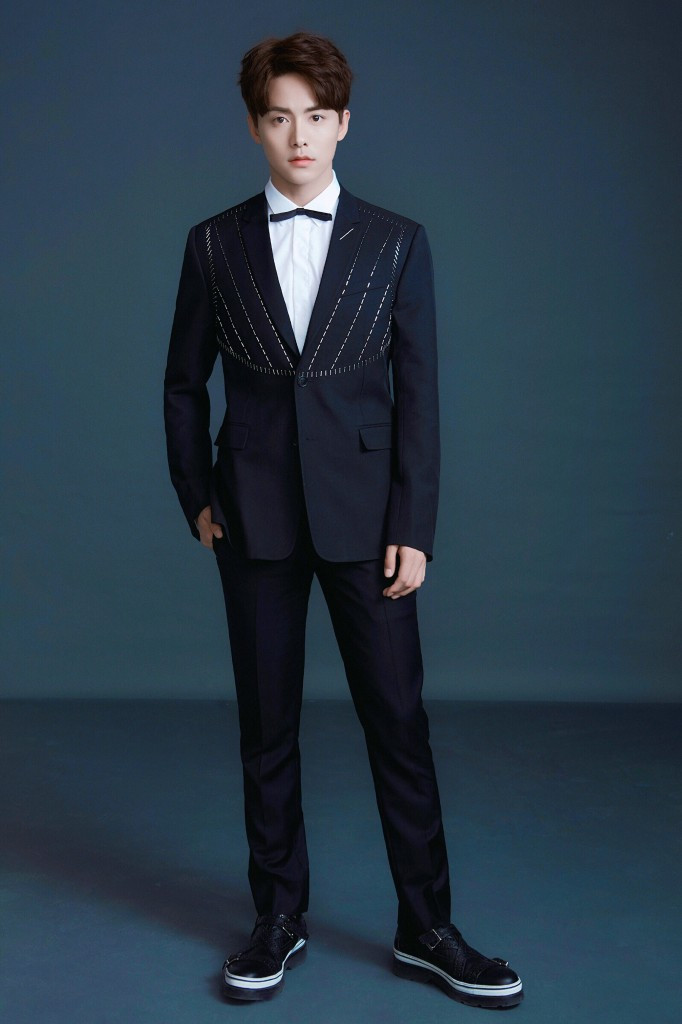
#> input picture data/pic1.jpg, 682 x 1024 px, given in place of the camera
$ python hand_rec.py
#> lines starting #> are read from the running program, lines starting #| are printed output that depends on the picture; after the words box and inside, x2 and y2 are one past the last pixel; in counts of white or black regions, pixels touching at a corner belong together
import cv2
import math
import queue

import threading


class HandDetection(threading.Thread):
    def __init__(self, app):
        threading.Thread.__init__(self)
        # 参数
        self.cap_region_x_begin = 0.65
        self.cap_region_y_end = 0.7
        self.blurValue = 41
        self.angle_offset_left = 0.25
        self.angle_offset_right = 0.5

        self.sleep_frame = 20

        # 共享变量
        self.detection_res = queue.Queue()
        self.window_size = 10  # 根据最近10帧判断手势
        self.valuable_window = 0.8  # 有用的窗口至少占比
        self.valuable_frame = 0.9
        self.min_same_time = 1  # 连续多次相同才认为是同一手势

        self.music_app = app

    def skin_detection(self, detect_img):
        # 把图像转换到YUV色域
        ycrcb = cv2.cvtColor(detect_img, cv2.COLOR_BGR2YCrCb)
        (y, cr, cb) = cv2.split(ycrcb)
        # 高斯滤波
        cr1 = cv2.GaussianBlur(cr, (5, 5), 0)  # 对cr通道分量进行高斯滤波
        # 根据OTSU算法求图像阈值
        _, skin = cv2.threshold(cr1, 0, 255, cv2.THRESH_BINARY + cv2.THRESH_OTSU)
        # 对识别后图像模糊化，减少误差
        skin = cv2.GaussianBlur(skin, (self.blurValue, self.blurValue), 0)
        _, skin = cv2.threshold(skin, 40, 255, cv2.THRESH_BINARY)

        return skin

    def angle_around(self, angle, benchmark):
        return benchmark - self.angle_offset_left <= angle <= benchmark + self.angle_offset_right

    def gesture_detection(self, max_contour, drawing, frame):  # -> finished bool, cnt: finger count
        #  找到凸包
        hull = cv2.convexHull(max_contour, returnPoints=False)
        direction = "NOT_FOUND"
        if len(hull) > 3:
            defects = cv2.convexityDefects(max_contour, hull)
            if defects is not None:
                fingers = 0
                state = {"direction": 'NOT_FOUND', "point": '', "area": 0}
                max_area = -1
                for i in range(defects.shape[0]):
                    # 找到缺陷三角形
                    s, e, f, d = defects[i][0]
                    start = tuple(max_contour[s][0])
                    end = tuple(max_contour[e][0])
                    far = tuple(max_contour[f][0])

                    far_len = math.sqrt((end[0] - start[0]) ** 2 + (end[1] - start[1]) ** 2)
                    end_len = math.sqrt((far[0] - start[0]) ** 2 + (far[1] - start[1]) ** 2)
                    start_len = math.sqrt((end[0] - far[0]) ** 2 + (end[1] - far[1]) ** 2)

                    # 计算三个角的度数
                    angle_far = math.acos((end_len ** 2 + start_len ** 2 - far_len ** 2) / (2 * end_len * start_len))
                    angle_end = math.acos((far_len ** 2 + start_len ** 2 - end_len ** 2) / (2 * far_len * start_len))
                    angle_start = math.acos((end_len ** 2 + far_len ** 2 - start_len ** 2) / (2 * far_len * end_len))

                    if angle_end < angle_start:
                        point = end
                    else:
                        point = start

                    # 认为far顶点的角小于90度的话就是是两个手指的夹角
                    if angle_far <= math.pi / 2:
                        fingers += 1
                        cv2.circle(drawing, far, 8, [211, 84, 0], -1)

                    # 根据长直角边的斜率以及坐标大小关系来判断四指方向
                    if self.angle_around(angle_far, math.pi / 2):
                        if point[0] > far[0] and (point[0] == far[0] or -1 <= (point[1] - far[1]) / (point[0] - far[0])
                                                  <= 1):
                            direction = "RIGHT"
                        elif point[0] < far[0] and (point[0] == far[0] or -1 <= (point[1] - far[1]) / (point[0] - far[0])
                                                    <= 1):
                            direction = "LEFT"
                        elif point[1] > far[1] and (point[0] == far[0] or (point[1] - far[1]) / (point[0] - far[0]) <= -1
                                                    or (point[1] - far[1]) / (point[0] - far[0])) >= 1:
                            direction = "DOWN"
                        elif point[1] < far[1] and (point[0] == far[0] or (point[1] - far[1]) / (point[0] - far[0]) <= -1
                                                    or (point[1] - far[1]) / (point[0] - far[0])) >= 1:
                            direction = "UP"
                        else:
                            direction = "NULL"

                    # 只保留面积最大的缺陷三角形的数据
                    area = math.fabs(start[0] * far[1] + end[0] * start[1] + far[0] * end[1] - start[0] * end[1] - end[0]
                                     * far[1] - far[0] * start[1])
                    if area > max_area:
                        max_area = area
                        state["direction"] = direction
                        state['point'] = point
                        state['area'] = area
                return True, fingers, state['direction'] if state['area'] == max_area else 'NOT_FOUND'
        return False, 0, None

    def contour_detection(self, detect_img, drawing):
        contours, hierarchy = cv2.findContours(detect_img, cv2.RETR_TREE, cv2.CHAIN_APPROX_SIMPLE)
        length = len(contours)
        max_area = -1
        if length > 0:
            # 只找面积最大的多边形
            for i in range(length):
                temp = contours[i]
                area = cv2.contourArea(temp)
                if area > max_area:
                    max_area = area
                    ci = i

            contour_res = contours[ci]
            hull = cv2.convexHull(contour_res)
            # 绘制边界和凸包，用于调试
            cv2.drawContours(drawing, [contour_res], 0, (0, 255, 0), 2)
            cv2.drawContours(drawing, [hull], 0, (0, 0, 255), 3)
            return contour_res
        return None

    def window_rec(self, res_list):
        if len(res_list) < self.window_size:
            return None
        fingers_map = {0: 0, 1: 0, 2: 0, 3: 0, 4: 0, 5: 0, 6: 0}
        directions_map = {"NULL": 0, "LEFT": 0, "RIGHT": 0, "UP": 0, "DOWN": 0, 'NOT_FOUND': 0}
        t_cnt = 0
        for item in res_list:
            if item["detected"]:
                fingers_map[item["fingers"]] = fingers_map[item["fingers"]] + 1
                directions_map[item["direction"]] = directions_map[item["direction"]] + 1
                t_cnt += 1
        if t_cnt >= self.valuable_window * self.window_size:
            f_max = sorted(fingers_map.items(), key=lambda x: x[1], reverse=True)[0]
            d_max = sorted(directions_map.items(), key=lambda x: x[1], reverse=True)[0]
            return {'fingers': f_max[0] if f_max[1] > self.window_size * self.valuable_window * self.valuable_frame else None,
                    'direction': d_max[0] if d_max[1] > self.window_size * self.valuable_window * self.valuable_frame else None}
        return None

    def run(self):
        camera = cv2.VideoCapture(0)
        camera.set(10, 10)

        last_direction = ""
        last_finger = 0
        finger_cnt = 0
        direction_cnt = 0

        frame_cnt = 0
        while camera.isOpened():
            ret, frame = camera.read()
#> frame is the input picture: shape (1024, 682, 3); mean B, G, R 71.3, 57.3, 40.3
            frame = cv2.bilateralFilter(frame, 5, 50, 100)
            frame = cv2.flip(frame, 1)
            if frame is None:
                continue

            frame_to_show = frame[0:int(self.cap_region_y_end * frame.shape[0]), int(self.cap_region_x_begin *
                                                                                     frame.shape[1]):frame.shape[1]]
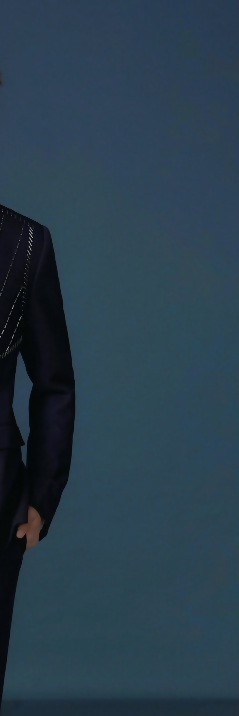
#> frame_to_show: shape (716, 239, 3); mean B, G, R 76.3, 61.6, 41.1
            # 肤色检测
            img = self.skin_detection(frame)
#> in skin_detection, `ycrcb = cv2.cvtColor(detect_img, cv2.COLOR_BGR2YCrCb)`: ycrcb: shape (1024, 682, 3); mean of channels 0, 1, 2 53.8, 118.4, 137.9
#> in skin_detection, `(y, cr, cb) = cv2.split(ycrcb)`:
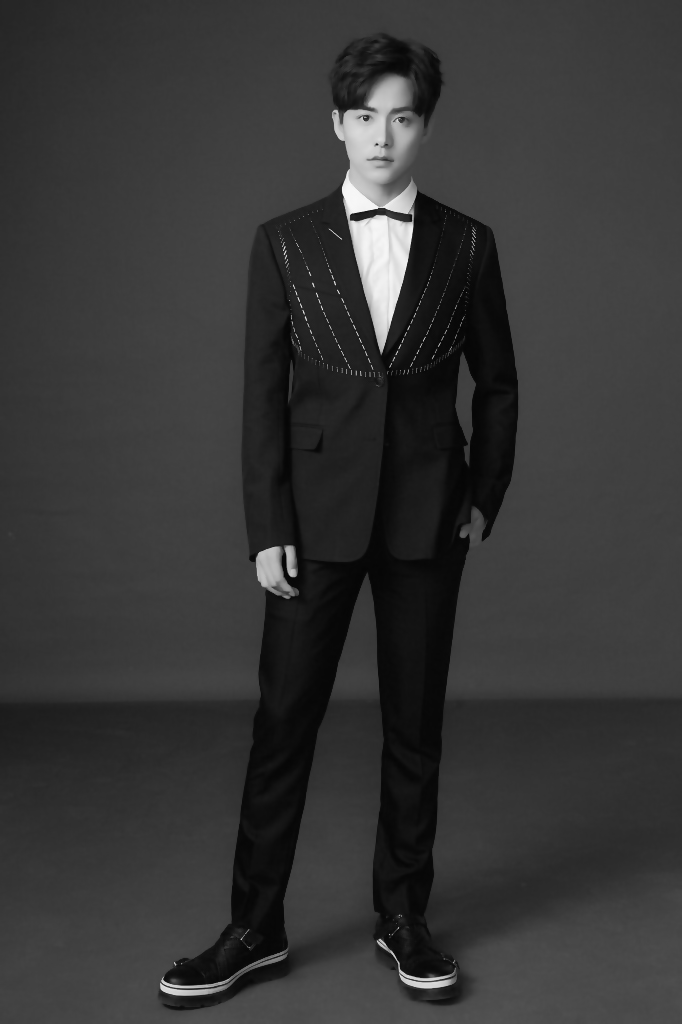
#> y: shape (1024, 682); min 5, max 248, mean 53.8
#> in skin_detection, `(y, cr, cb) = cv2.split(ycrcb)`:
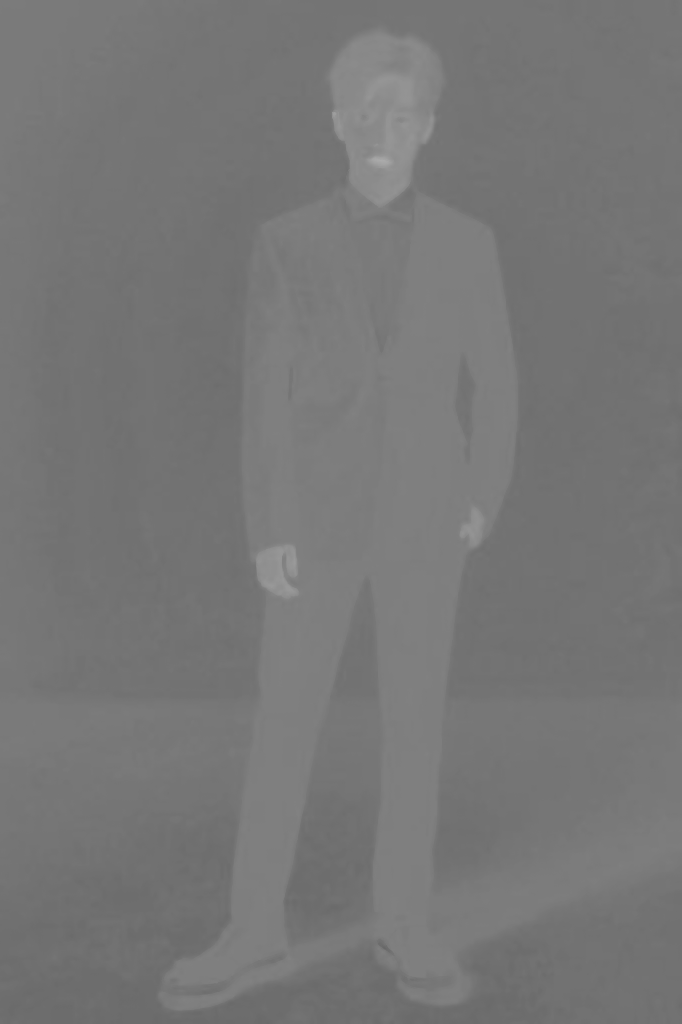
#> cr: shape (1024, 682); min 104, max 171, mean 118.4
#> in skin_detection, `(y, cr, cb) = cv2.split(ycrcb)`:
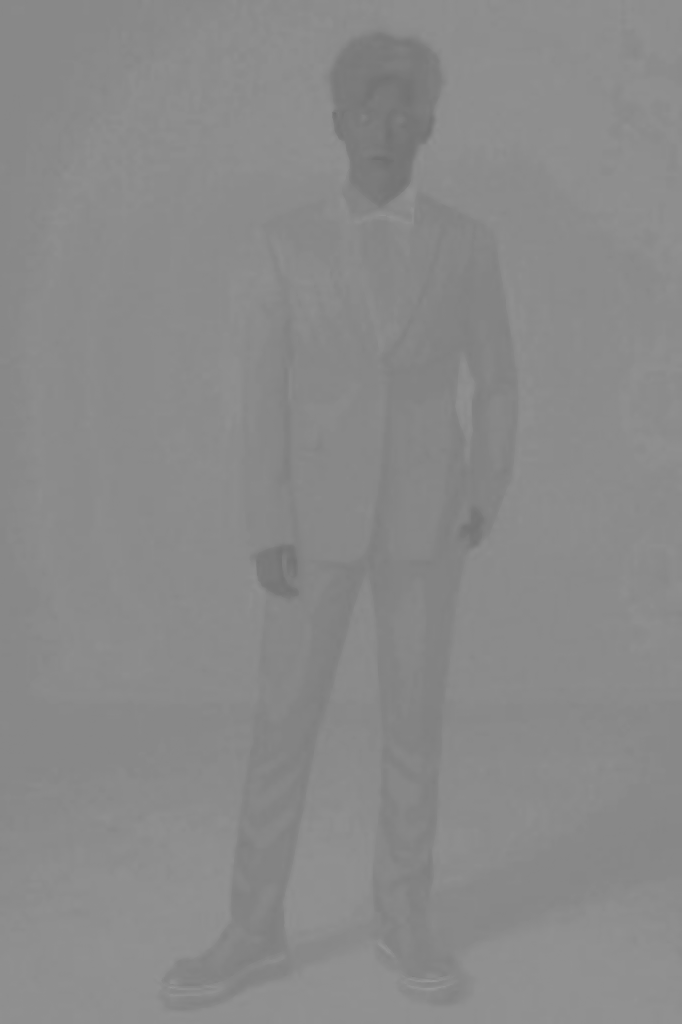
#> cb: shape (1024, 682); min 111, max 151, mean 137.9
#> in skin_detection, `_, skin = cv2.threshold(cr1, 0, 255, cv2.THRESH_BINARY + cv2.THRESH_OT..`:
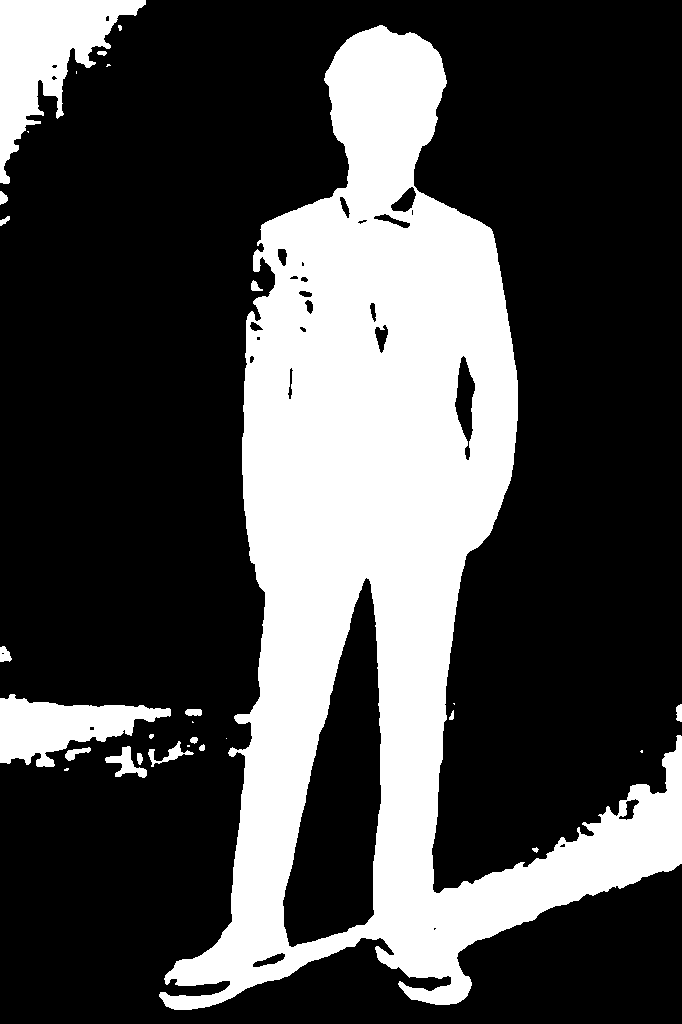
#> skin: shape (1024, 682); 29.3% white; 29 white regions (10 under 20 px), largest, box (x1, y1, x2, y2) and area: (159, 25, 682, 1010) 185127, (0, 0, 146, 184) 11092, (0, 694, 171, 767) 6515
#> in skin_detection, `_, skin = cv2.threshold(skin, 40, 255, cv2.THRESH_BINARY)`: skin: shape (1024, 682); 34.6% white; 6 white regions, box (x1, y1, x2, y2) and area: (156, 20, 682, 1016) 215157, (0, 0, 151, 228) 13815, (0, 690, 203, 781) 11924, (0, 642, 15, 667) 305, (184, 705, 203, 721) 245, (671, 701, 682, 728) 220
            # 将手部图像切下来
            img = img[0:int(self.cap_region_y_end * frame.shape[0]), int(self.cap_region_x_begin * frame.shape[1]):frame.shape[1]]
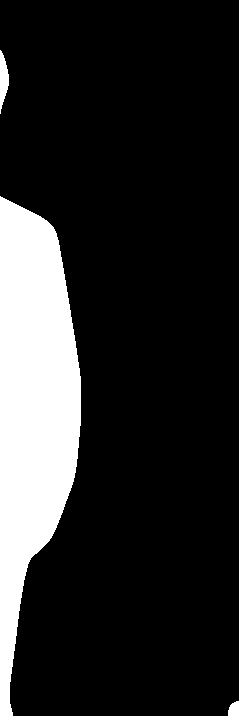
#> img: shape (716, 239); 15.9% white; 3 white regions, box (x1, y1, x2, y2) and area: (0, 196, 81, 716) 26669, (0, 50, 9, 114) 358, (228, 701, 239, 716) 137
            # 灰度转RGB，用于绘制调试用图
            img_rgb = cv2.cvtColor(img, cv2.COLOR_BGR2RGB)
#> img_rgb: shape (716, 239, 3); 15.9% white; 3 white regions
            # 边界检测
            res = self.contour_detection(img, img_rgb)
#> in contour_detection, `contours, hierarchy = cv2.findContours(detect_img, cv2.RETR_TREE, cv2...`: contours = 3 contours; box (x1, y1, x2, y2) and area: (0, 196, 81, 716) 26132, (0, 50, 9, 114) 294, (228, 701, 239, 716) 115
#> in contour_detection, `length = len(contours)`: length = 3
#> the loop in contour_detection, `for i in range(length):` made 3 passes
#> (area, max_area) on passes 1 to 2: (115, 115), (26131.5, 26131.5)
#> area on pass 3: 294
#> after the loop in contour_detection, `for i in range(length):`: ci = 1; max_area = 26131.5
#> in contour_detection, `contour_res = contours[ci]`: contour_res = contour of 214 points, box (x1, y1, x2, y2) (0, 196, 81, 716), area 26132
#> in contour_detection, `hull = cv2.convexHull(contour_res)`: hull = contour of 20 points, box (x1, y1, x2, y2) (0, 196, 81, 716), area 29283
#> in contour_detection, `cv2.drawContours(drawing, [hull], 0, (0, 0, 255), 3)`:
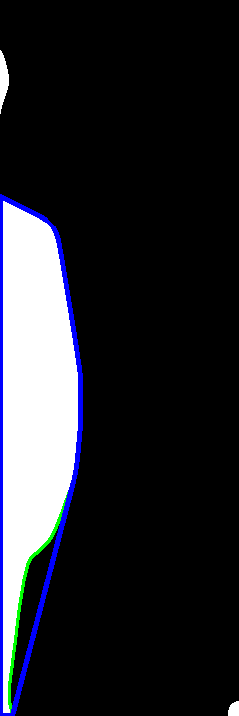
#> drawing: shape (716, 239, 3); mean R, G, B 36.1, 37.2, 42.6
#> res has the same summary as contour_res in contour_detection
            # 匹配手势
            if res is not None:
                is_finish_cal, cnt, pose = self.gesture_detection(res, img_rgb, frame)
#> in gesture_detection, `hull = cv2.convexHull(max_contour, returnPoints=False)`: hull = 20 values, max 174 at index 0, min 0 at index 19, mean 113.6
#> in gesture_detection, `defects = cv2.convexityDefects(max_contour, hull)`: defects = 16 rows, first 6: [174, 0, 175, 114], [2, 100, 45, 6035], [100, 102, 101, 186], [102, 104, 103, 201], [104, 106, 105, 210], [106, 108, 107, 222]
#> the loop in gesture_detection, `for i in range(defects.shape[0]):` made 16 passes
#> (s, e, f, d, start, far, far_len, end_len) on pass 1: (174, 0, 175, 114, (40, 216), (39, 216), 44.72, 1)
#> (s, e, f, d, end, far, far_len, end_len) on pass 2: (2, 100, 45, 6035, (73, 481), (27, 564), 241.8, 151.7)
#> after the loop in gesture_detection, `for i in range(defects.shape[0]):`: fingers = 0; max_area = 5701; state = {'direction': 'NOT_FOUND', 'point': (12, 715), 'area': 5701}
#> is_finish_cal = True; cnt = 0; pose = 'NOT_FOUND'
                if is_finish_cal:
                    self.detection_res.put({"detected": True, "fingers": cnt + 1, "direction": pose})
                else:
                    self.detection_res.put({"detected": False, "fingers": cnt, "direction": pose})
                # 处理识别窗口
                while len(self.detection_res.queue) > self.window_size:
                    self.detection_res.get()
                final_pose = self.window_rec(list(self.detection_res.queue))
                if final_pose:
                    # print(final_pose)
                    final_finger, final_direction = None, None
                    if final_pose['fingers'] == last_finger:
                        finger_cnt += 1
                        if finger_cnt >= self.min_same_time:
                            final_finger = last_finger
                            finger_cnt = 0
                    last_finger = final_pose['fingers']
                    if final_pose['direction'] == last_direction:
                        direction_cnt += 1
                        if direction_cnt >= self.min_same_time:
                            final_direction = last_direction
                            direction_cnt = 0
                    last_direction = final_pose['direction']
                    if frame_cnt == 0:
                        flag = False
                        if final_finger is not None:
                            flag = True
                        if final_finger == 5:
                            cv2.putText(img_rgb, "CHANGE_PLAY_MODE", (0, 100), cv2.FONT_HERSHEY_SIMPLEX, 1,
                                        (0, 0, 255), 2, cv2.LINE_AA)
                            cv2.putText(frame_to_show, "CHANGE_PLAY_MODE", (0, 100), cv2.FONT_HERSHEY_SIMPLEX, 1,
                                        (0, 0, 255), 2, cv2.LINE_AA)
                        if final_finger == 3:
                            cv2.putText(img_rgb, "PLAY_OR_PAUSE", (0, 100), cv2.FONT_HERSHEY_SIMPLEX, 1,
                                        (0, 0, 255), 2, cv2.LINE_AA)
                            cv2.putText(frame_to_show, "PLAY_OR_PAUSE", (0, 100), cv2.FONT_HERSHEY_SIMPLEX, 1,
                                        (0, 0, 255), 2, cv2.LINE_AA)
                        if (final_direction is not None) and (final_direction != 'NOT_FOUND'):
                            cv2.putText(img_rgb, str(final_direction), (0, 50), cv2.FONT_HERSHEY_SIMPLEX, 2, (0, 0, 255)
                                        , 3, cv2.LINE_AA)
                            cv2.putText(frame_to_show, str(final_direction), (0, 50), cv2.FONT_HERSHEY_SIMPLEX, 2, (0, 0, 255)
                                        , 3, cv2.LINE_AA)
                            flag = True
                        # 重置跳过的帧
                        if flag:
                            frame_cnt = self.sleep_frame
                            self.music_app.set_rec_res({"set": True, "used": False, "fingers": final_finger,
                                                        "direction": final_direction})
                    else:
                        frame_cnt -= 1

#> (the run stopped early here; a loop or call above may not have finished)
